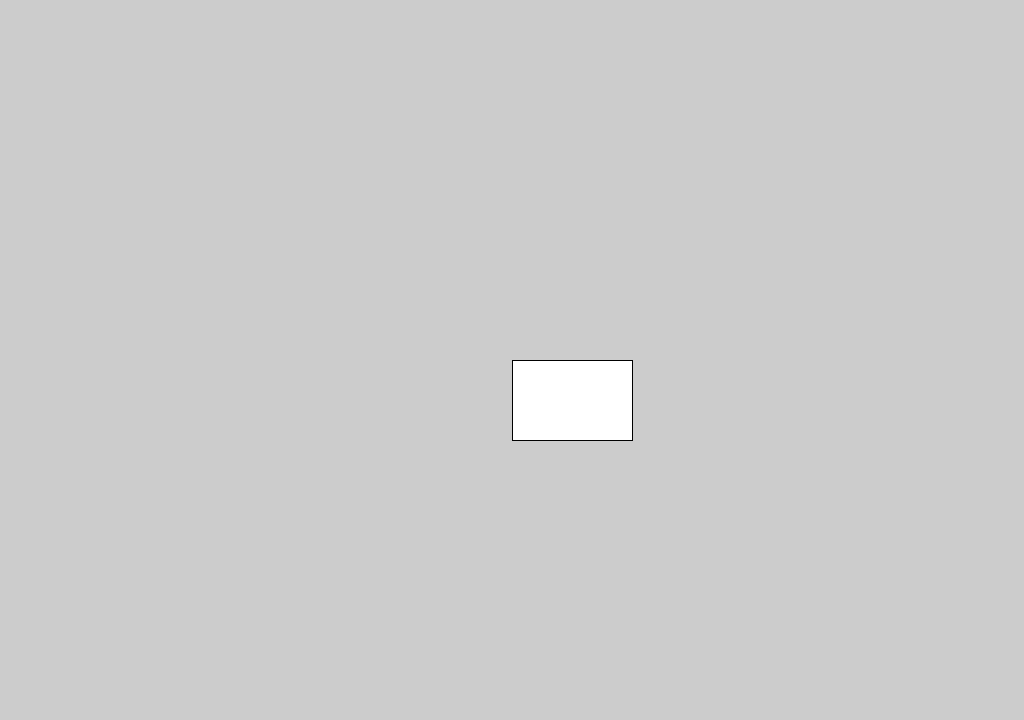
Frame 1 (no input)
Frame 60 (the mouse pressed at the canvas centre just before this capture): identical to frame 1, image omitted
Frame 120 (the mouse held since frame 60 and released just before this capture): identical to frame 1, image omitted

The Processing sketch that drew this single still picture (run headless with seeded random() and noise(); from frame 60 on, the mouse is pressed at the canvas centre):

// Processing sketch: sketch_1002a
// ── sketch_1002a.pde
int count = 0;
int x = 512;
int y = 360;
int pv=20;
int o = 512;
int p = 360;
int sp = 200;
void setup(){
  size(1024, 720);
}
void draw (){
  rect(x, y, 120, 80);
  if(mouseX >= 572 && mouseY >= 400){
    x = 240;
    y = 140;
  }
}
